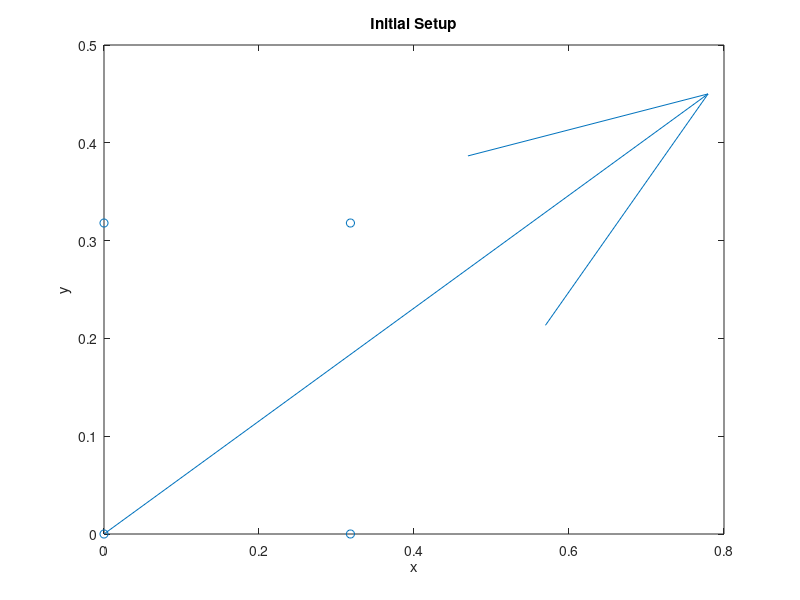
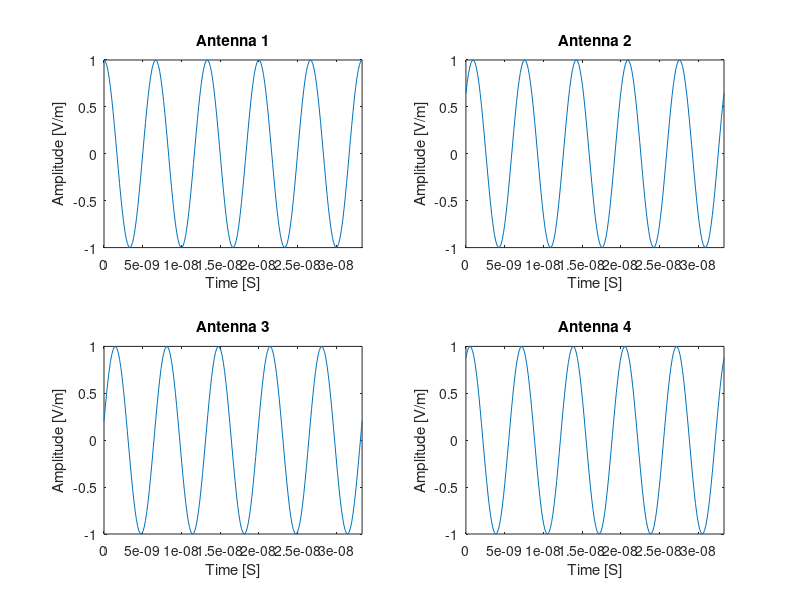

MATLAB code for these plots, in order:
%% Simple Model of Antenna Array
% The purpose of this script is to create a model of the signals that we 
% might receive from the radio location collars. We assume that, since the
% antennas are far enough away from the source, we see the incoming waves
% as plane waves. We also will only work in two dimensions, which is as if
% the waves and the antennas are on the same plane.
%
% Hopefully from this we can build a fake set of signals that allow us to
% understand how to interpret phase changes to find the direction of the
% wave propagation.

%Author: Alex Gabourie

%% Initialize Workspace
% clear;
% close all;
% clc;

runVideo = 0;

%% Input Parameters
%Frequency
f = 150e6; %[hz]

%E-field magnitude
E_o = 1; %[V/m] Not used as of now

%Vacuum permittivity 
epsilon_o = 8.8541878176e-12; %[F/m]
epsilon_rel = 1;

%permeability
mu_o = (4*pi)*10^(-7); %[H/m]
mu_rel = 1;
%recall that [F/m]*[H/m] = s^2/m^2 = 1/c

%Propagation direction (theta = 0 => dirction is from antenna 1 to 2 and 
%   increasing theta moves counter-clockwise)
theta = 2*pi*30/360; %[radians]

%% Calculations

%angular frequency based off frequency
omega = 2*pi*f;

%permitivity & permeability (same units)
eps = epsilon_o*epsilon_rel;
mu = mu_o*mu_rel;

%propagation constant
beta = omega*sqrt(mu*eps); %[m^-1]

%wavelength for intuition purposes
lambda = (2*pi)/beta;

%The four antennas will be placed in a square grid like:
%  4    3
%
%  1    2
%
% The separation constant (like lattice constant) is 
a = .9*lambda/(4*sqrt(2)); %[m]
%This constant is calculated to place the antennas an appropriate distance
%away such that we can determine which antenna was hit first

%From this the positions of the antennas can be determined
r1 = [0, 0];
r2 = [a, 0];
r3 = [a, a];
r4 = [0, a];

%For plotting
r_all = [r1;r2;r3;r4];

%Propagation direction vector
k = [1,0];
rot = [cos(theta),-sin(theta);sin(theta),cos(theta)];
k = (rot*k')';

%prop constant dotted with r as in time-harmonic exponential. We are only
% looking at a few positions, so these can be pre-calculated
bkr = beta*[dot(k,r1);
            dot(k,r2);
            dot(k,r3);
            dot(k,r4)];

%want 5 periods of information collected
T = 1/f;
t = linspace(0,5*T, 200); %time vector based on frequency

%Electric field matrix initialized to num time steps & antennas
E = zeros(length(bkr),length(t));

for m=1:length(t)
    for n=1:length(bkr)
        E(n,m) = exp(1i*(omega*t(m)-bkr(n)));
    end
end


numPlots = length(bkr);
gridSize = numPlots;
if sqrt(numPlots)==floor(sqrt(numPlots))
    gridSize = sqrt(numPlots);
else
    gridSize = floor(sqrt(numPlots))+1;
end
    
    
figure;
quiver(0,0,k(1),k(2));
hold on;
scatter(r_all(:,1), r_all(:,2));
title('Initial Setup');
xlabel('x');
ylabel('y');

figure;
for m=1:length(bkr)
    subplot(gridSize,gridSize,m);
    plot(t,real(E(m,:)));
    title(['Antenna ' num2str(m)]);
    xlabel('Time [S]');
    ylabel('Amplitude [V/m]');
    axis([0 t(end) -E_o E_o]);
end

% Save real part of E-field to use in another script. This way we can
% interpret the information independent of the set of data in this script.
save('Sample_Antenna_Input.mat', 'E', 'a', 'omega', 'r_all', 'k', 't', ...
        'beta');

%% Plotting the Entire Plane Wave (t = 0)
% This section will create a two dimensional grid and then use the
% information selected above to create a three dimensional plot of the EM
% wave

if(runVideo == 1)

    %x and y coordinates
    x = linspace(0,2*a,100);
    y = linspace(0,2*a,100);

    %new efield mesh to be calculated
    E2D = zeros(length(y), length(x));

    F(length(t)) = struct('cdata',[],'colormap',[]);
    h = figure;

    for p=1:length(t)
        for m=1:length(x)
            for n=1:length(y)
               xy = [x(m),y(n)];
               E2D(n,m) =  exp(1i*omega*t(p)-1i*beta*dot(k,xy));
            end 
        end

        surf(x,y,real(E2D))
        drawnow
        set(h,'Renderer','zbuffer') %workaround for bug. 
        F(p) = getframe(h);
    end

    writerObj = VideoWriter('PlaneWave.mp4', 'MPEG-4');
    open(writerObj);
    writeVideo(writerObj, F);
    close(writerObj);
end
